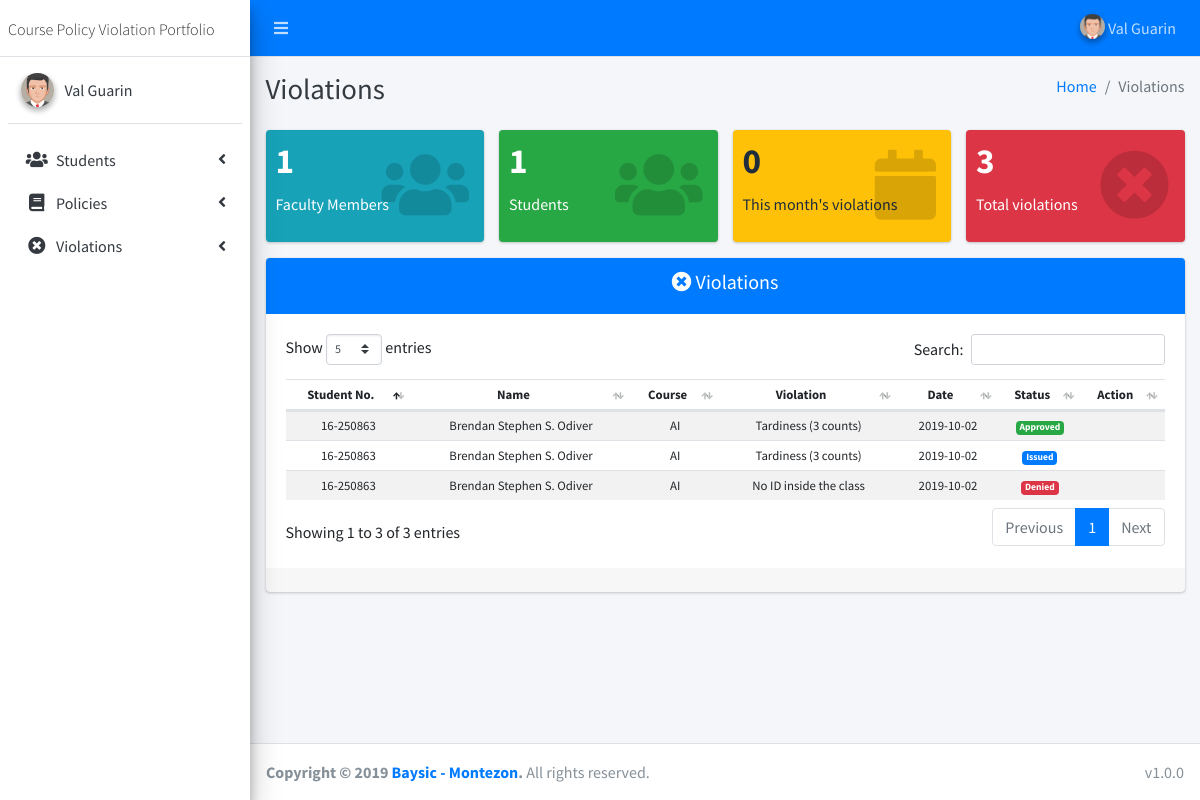
Screenshot of /faculty/violations.php (signed in) with the database file from the repository.
### tables this page shows
CREATE TABLE `violations` (
  `id` int(11) NOT NULL,
  `policy` int(11) NOT NULL,
  `student` int(11) NOT NULL,
  `faculty` int(11) NOT NULL,
  `date` date NOT NULL,
  `proof` text NOT NULL,
  `status` varchar(50) NOT NULL,
  `reason` text NOT NULL
);

CREATE TABLE `students` (
  `id` int(11) NOT NULL,
  `name` text NOT NULL,
  `email` varchar(50) NOT NULL,
  `contact` varchar(13) NOT NULL,
  `address` text NOT NULL,
  `course` varchar(50) NOT NULL,
  `password` varchar(256) NOT NULL,
  `student_no` varchar(11) NOT NULL
);

CREATE TABLE `policies` (
  `id` int(11) NOT NULL,
  `violation` text NOT NULL,
  `sanction` text NOT NULL,
  `proof_type` varchar(50) NOT NULL
);

### faculty/violations.php (the view, shortened to what this page needs)
<?php
include '../include/header.php';
include '../include/faculty_sidebar.php';
include '../config.php';
$box = $con->query("
  SELECT
    (SELECT COUNT(id) FROM faculty) AS fac,
    (SELECT COUNT(id) FROM students) AS stud,
    (SELECT COUNT(id) FROM violations WHERE MONTH(date) = '".date('m')."') AS mo,
    (SELECT COUNT(id) FROM violations) AS vio
")->fetch_assoc();
$violations = $con->query("
  SELECT *, v.id AS vioID FROM violations AS v
  JOIN faculty AS f
  ON v.faculty = f.id
  JOIN students AS s
  ON v.student = s.id
  JOIN policies AS p
  ON v.policy = p.id
  WHERE v.faculty = {$_SESSION['id']}
");
function getBadge($status) {
  if ($status == 'Addressed') return "warning";
  elseif ($status == 'Issued') return "primary";
  elseif ($status == 'Denied') return "danger";
  elseif ($status == 'Approved') return "success";
}
?>
<div class="content-wrapper">
  <div class="content-header">
    <div class="container-fluid">
      <div class="row mb-2">
        <div class="col-sm-6">
          <h1 class="m-0 text-dark">Violations</h1>
        </div>
        <div class="col-sm-6">
          <ol class="breadcrumb float-sm-right">
            <li class="breadcrumb-item"><a href="#">Home</a></li>
            <li class="breadcrumb-item active">Violations</li>
          </ol>
        </div>
      </div>
    </div>
  </div>
  <div class="content">
    <div class="container-fluid">
      <div class="row">
        <div class="col-lg-3 col-6">
          <div class="small-box bg-info">
            <div class="inner">
              <h3><?=$box['fac']?></h3>
              <p>Faculty Members</p>
            </div>
            <div class="icon">
              <i class="fa fa-users"></i>
            </div>
          </div>
        </div>
        <div class="col-lg-3 col-6">
          <div class="small-box bg-success">
            <div class="inner">
              <h3><?=$box['stud']?></h3>
              <p>Students</p>
            </div>
            <div class="icon">
              <i class="fa fa-users"></i>
            </div>
          </div>
        </div>
        <div class="col-lg-3 col-6">
          <div class="small-box bg-warning">
            <div class="inner">
              <h3><?=$box['mo']?></h3>
              <p>This month's violations</p>
            </div>
            <div class="icon">
              <i class="fa fa-calendar"></i>
            </div>
          </div>
        </div>
        <div class="col-lg-3 col-6">
          <div class="small-box bg-danger">
            <div class="inner">
              <h3><?=$box['vio']?></h3>
              <p>Total violations</p>
            </div>
            <div class="icon">
              <i class="fa fa-times-circle"></i>
            </div>
          </div>
        </div>
      </div>
      <div class="card card-primary">
        <div class="card-header text-center">
          <h5><i class="fa fa-times-circle"></i> Violations</h5>
        </div>
        <div class="card-body table-responsive">
          <table class="table table-striped table-sm text-center small">
            <thead>
              <th> Student No. </th>
              <th> Name </th>
              <th> Course </th>
              <th> Violation </th>
              <th> Date </th>
              <th> Status </th>
              <th> Action </th>
            </thead>
            <tbody>
            	<?php while($row = $violations->fetch_assoc()) {
                $badge = getBadge($row['status']);
              ?>
	              <tr>
	                <td> <?=$row['student_no']?> </td>
	                <td> <?=$row['name']?> </td>
	                <td> <?=$row['course']?> </td>
	                <td> <?=$row['violation']?> </td>
	                <td> <?=$row['date']?> </td>
	                <td>
                    <span class="badge badge-<?=$badge?>"><?=$row['status']?></span>
                  </td>
	                <td>
	                </td>
	              </tr>
	            <?php } ?>
            </tbody>
          </table>
        </div>
        <div class="card-footer">
        </div>
      </div>
    </div>
  </div>
</div>
<?php include '../include/footer.php'; ?>

### rows the page displays
violations: students.student_no "16-250863", students.name "Brendan Stephen S. Odiver", students.course "AI", policies.violation "Tardiness (3 counts)", date "2019-10-02", status "Approved"
violations: students.student_no "16-250863", students.name "Brendan Stephen S. Odiver", students.course "AI", policies.violation "Tardiness (3 counts)", date "2019-10-02", status "Issued"
violations: students.student_no "16-250863", students.name "Brendan Stephen S. Odiver", students.course "AI", policies.violation "No ID inside the class", date "2019-10-02", status "Denied"

### other values shown
$_SESSION['name'] "Val Guarin"
$box['fac'] "1"
$box['stud'] "1"
$box['mo'] "0"
$box['vio'] "3"
